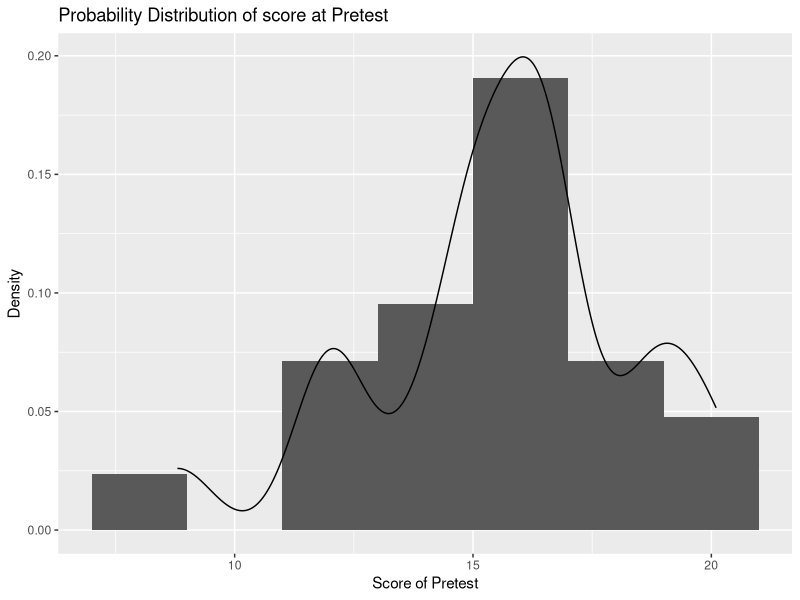
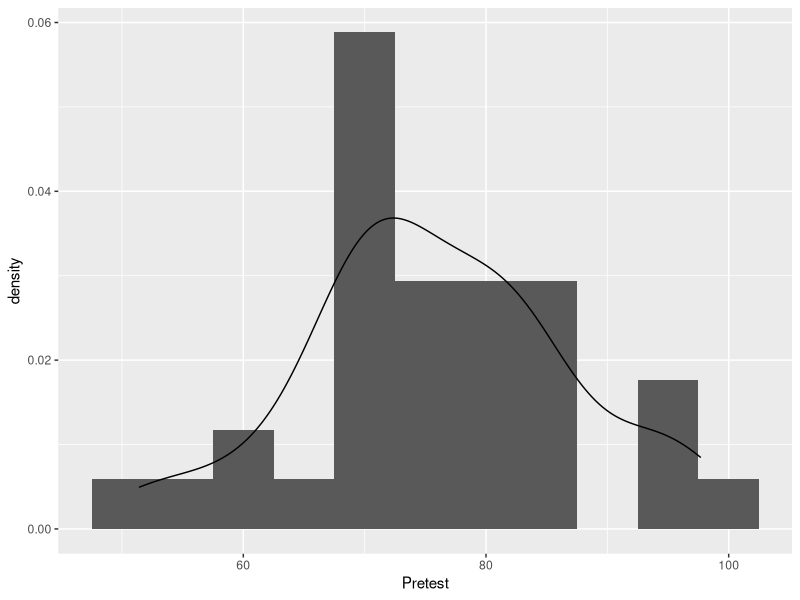
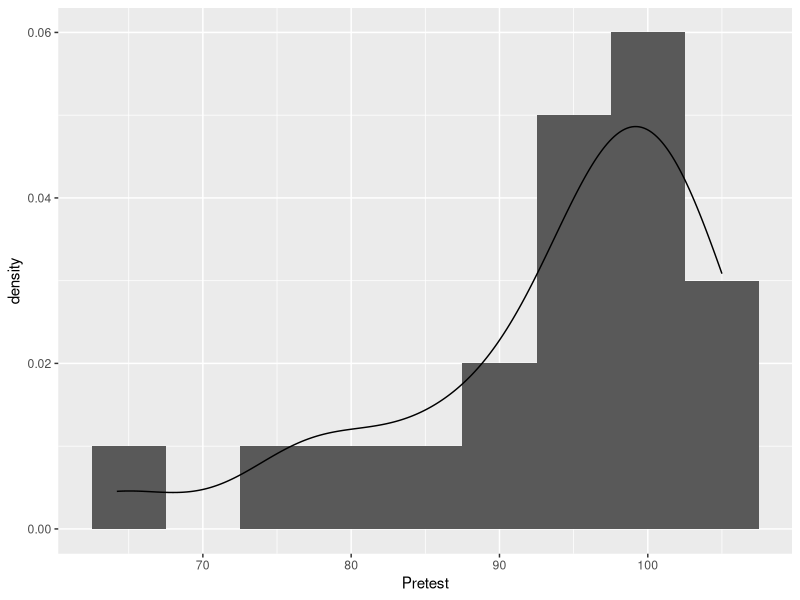
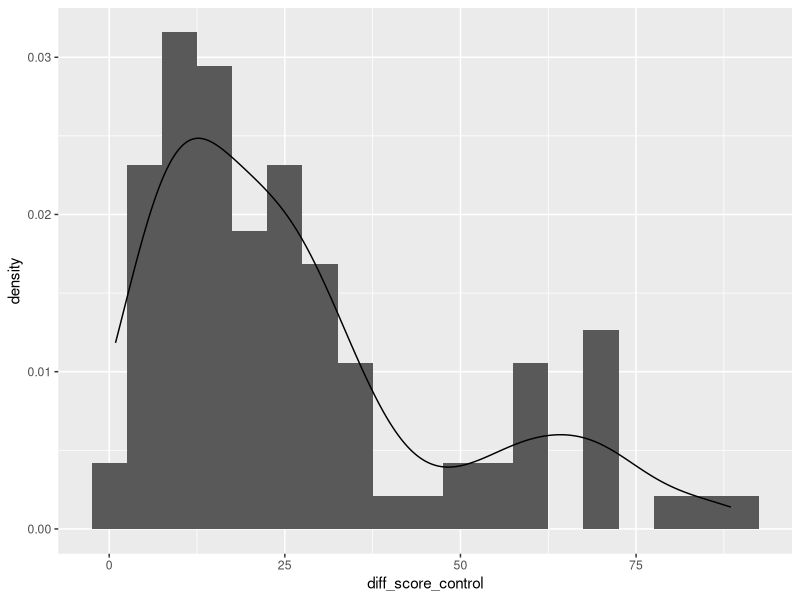
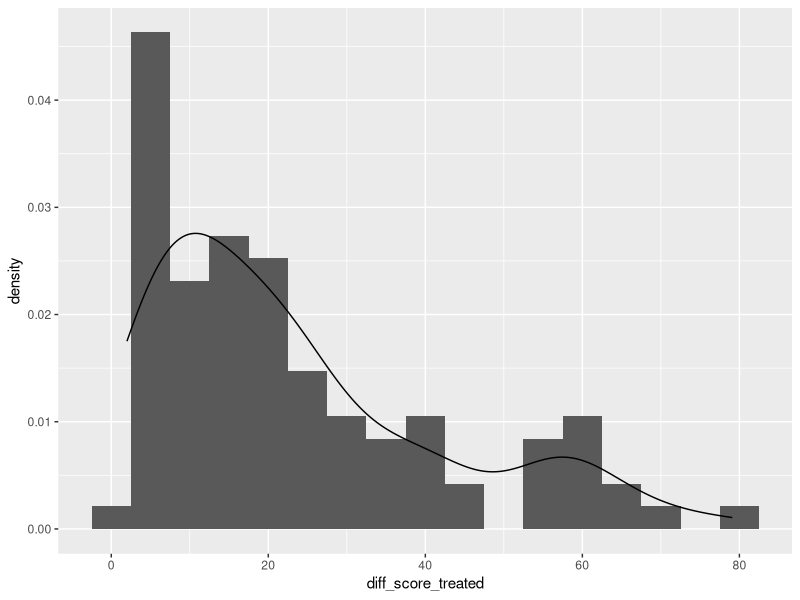
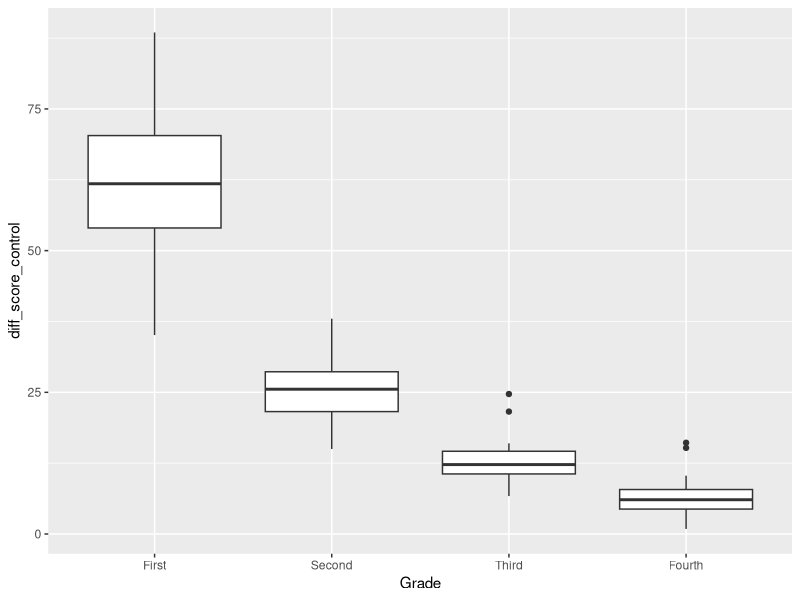
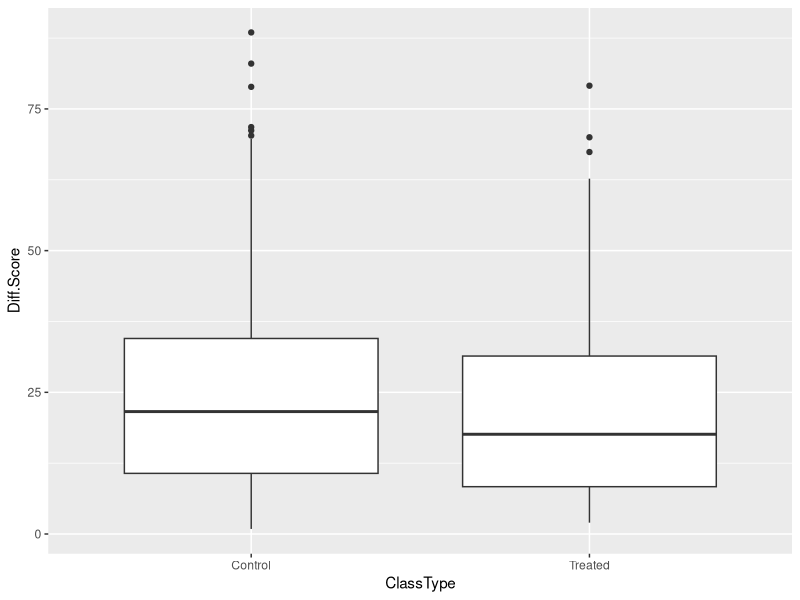

Here is the R script that generated these plots, in order:
## ---- chunk 1
df = read.table("Experiment.txt", header = TRUE, skip = 1)

## Dimensions of the data frame:
dim(df)
nrow(df)
ncol(df)

## Removing the last row of data - Ignore it as per requirement
df = df[1:(nrow(df)-1),]

## Showing structure of the object
str(df)

## Show first 5 rows of the table
head(df, n=5)

## ---- chunk 2
library(dplyr)
# Describe statistics of score tests independently from City or Grade
scores.tot <- summarise(df, count = n(),
                   mean.pre = mean(Pretest),
                   mean.post = mean(Posttest),
                   mean.pre.1 = mean(Pretest.1),
                   mean.post.1 = mean(Posttest.1),
                   median.pre = median(Pretest),
                   median.post = median(Posttest),
                   median.pre.1 = median(Pretest.1),
                   median.post.1 = median(Posttest.1),
                   std.pre = sd(Pretest),
                   std.post = sd(Posttest),
                   std.pre.1 = sd(Pretest.1),
                   std.post.1 = sd(Posttest.1))
scores.tot
## ---- chunk 3
# Get statistics grouped by City
by_city <- group_by(df, City)
scores.city <- summarise(by_city,
                   count = n(),
                   mean.pre = mean(Pretest),
                   mean.post = mean(Posttest),
                   mean.pre.1 = mean(Pretest.1),
                   mean.post.1 = mean(Posttest.1),
                   median.pre = median(Pretest),
                   median.post = median(Posttest),
                   median.pre.1 = median(Pretest.1),
                   median.post.1 = median(Posttest.1),
                   std.pre = sd(Pretest),
                   std.post = sd(Posttest),
                   std.pre.1 = sd(Pretest.1),
                   std.post.1 = sd(Posttest.1))
scores.city

# Get statistics grouped by Grade:
by_grade <- group_by(df, Grade)
scores.grade <- summarise(by_grade,
                          count = n(),
                   mean.pre = mean(Pretest),
                   mean.post = mean(Posttest),
                   mean.pre.1 = mean(Pretest.1),
                   mean.post.1 = mean(Posttest.1),
                   median.pre = median(Pretest),
                   median.post = median(Posttest),
                   median.pre.1 = median(Pretest.1),
                   median.post.1 = median(Posttest.1),
                   std.pre = sd(Pretest),
                   std.post = sd(Posttest),
                   std.pre.1 = sd(Pretest.1),
                   std.post.1 = sd(Posttest.1))

subset(scores.grade, select = c("Grade","mean.pre","mean.post","mean.pre.1","mean.post.1"))
## ---- chunk 4
library(ggplot2)
## Factorise Grade variable --> categorical variable
df$Grade <- factor(df$Grade, labels = c("First","Second","Third","Fourth"))

c1 <- ggplot(filter(df, Grade == "First"), aes(Pretest))
c1 + geom_histogram(aes(y=..density..),binwidth = 2) + geom_density()+
  labs(x="Score of Pretest", y = "Density", title = "Probability Distribution of score at Pretest")+theme(legend.position = "top")

c2 <- ggplot(filter(df, Grade == "Second"), aes(Pretest))
c2 + geom_histogram(aes(y = ..density..), binwidth = 5) + geom_density() 

c3 <- ggplot(filter(df, Grade == "Third"), aes(Pretest))
c3 + geom_histogram(aes(y = ..density..), binwidth = 5) + geom_density()

## ---- chunk 5
df = mutate(df, diff_score_treated = Posttest.1-Pretest.1,
           diff_score_control = Posttest-Pretest)

# Get the probability distribution of the differences:
d1 <- ggplot(df, aes(diff_score_control))
d1 + geom_histogram(aes(y = ..density..), binwidth = 5) + geom_density()

d2 <- ggplot(df, aes(diff_score_treated))
d2 + geom_histogram(aes(y = ..density..), binwidth = 5) + geom_density()
## ---- chunk 6
d3 <- ggplot(df, aes( x = Grade, y = diff_score_control))
d3 + geom_boxplot()

## Merge quantitative variables variables diff_score_control and diff_score_treated
df = mutate(df, treated = "T", control = "C")

df1 = select(df, Grade, diff_score_control, control)
colnames(df1)[2:3] <- c("Diff.Score","ClassType")

df2 = select(df, Grade, diff_score_treated, treated)
colnames(df2)[2:3] <- c("Diff.Score","ClassType")

df3 = bind_rows(df1,df2)
rm(df1)
rm(df2)

df3$ClassType = factor(df3$ClassType, levels = c("C","T"), labels = c("Control","Treated"))

str(df3)

d4 <- ggplot(df3, aes(x = ClassType, y = Diff.Score))
d4 + geom_boxplot()
## ---- chunk 7
for (grade in 1:length(unique(df3$Grade)))
  {
    d5 <- ggplot(filter(df3, Grade == df3$Grade[grade]), aes(x = ClassType, y = Diff.Score))
    d5 + geom_boxplot()
}
